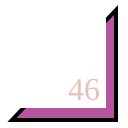
Frame 1 (no input)
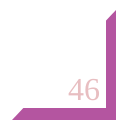
Frame 60 (no input)
Frame 120 (the mouse pressed at the canvas centre since frame 60): identical to frame 60, image omitted

The p5.js sketch that drew these frames (run headless with seeded random() and noise() and a simulated clock; from frame 60 on, the mouse is pressed at the canvas centre):

// p5.js sketch
// ── sketch.js
function setup() {
  createCanvas(128,128);
}

function draw() {
  background(255);
  strokeWeight(4);
  // stroke(255);
  fill(180, 85, 160);
  triangle(12,120,116,120,116,10);
  fill(255);
  noStroke();
  triangle(0,108,106,108,106,0);
  fill(232, 190, 193);
  textSize(32);
  textFont("serif");
  text("46", 68, 100);
}
